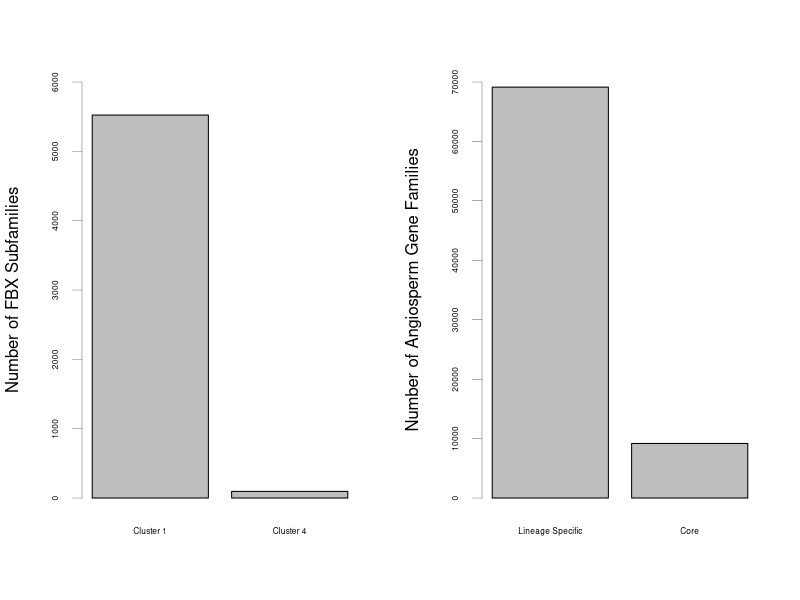

This chart was generated by the following R code: (Note: a time limit stopped this script after it produced the figure.)
#libraries

library("stringr")

	
####################### read in four clusters of subfamilies  ####################### 
 
	clusters<-read.table("Data_S6_Data_matrix_of_four_clusters_of_FBX_subfamilies.txt",header=T)

	table(clusters[,2])
			
	#	c_1  c_2  c_3  c_4 
	#	 95   45 5523  195 

	# Clusters are re ordered based on the mean number of species

	cluster1<-clusters[clusters[,1]==3,]
	cluster2<-clusters[clusters[,1]==4,]
	cluster3<-clusters[clusters[,1]==2,]
	cluster4<-clusters[clusters[,1]==1,]
	
	fbx_cluster1_4_size<-c(dim(cluster1)[1],dim(cluster4)[1])
	names(fbx_cluster1_4_size)<-c("Cluster 1","Cluster 4")

	angiosperm_lineage_specific_core_size<-as.numeric(c("69133","9178")) #see Li et al. (Plant Cell 2016(28):326-344) for the values
	names(angiosperm_lineage_specific_core_size)<-c("Lineage Specific","Core")
	
	pdf("Figure_S4_FBX_angiosperm_families_lineage_specificity_comparison.pdf",height=5,width=5);
			#
			par(mar=c(5.1,4.1,4.1,2.1), mgp=c(3,1,0), las=0)
			layout(matrix(c(1,2),nrow=1,ncol=2))
			barplot(fbx_cluster1_4_size,names.arg=names(fbx_cluster1_4_size),ylim=c(0,6000),ylab="Number of FBX Subfamilies",
						lwd = 0.3,cex.axis=0.5, cex.names=0.5,beside=TRUE)
			#
			barplot(angiosperm_lineage_specific_core_size,names.arg=names(angiosperm_lineage_specific_core_size),ylim=c(0,70000),
						ylab="Number of Angiosperm Gene Families",lwd = 0.3,cex.axis=0.5, cex.names=0.5,beside=TRUE)
	dev.off()

#########################################

 		#
		ortho<-read.delim("Data_S3_A_complete_list_of_5,858_orthoMCL_groups_of_FBX_genes.txt",header=F)
		library("stringr")

#
######################## Function for retrieving Arabidopsis FBX IDs in each subfamily ####################################
	
		ath_ortho_genes<-function(conserved_orthos){

			conserved_ath_ortho_genes<-c()

			for(i in 1:dim(ortho)[1]){
				b<-conserved_orthos[str_detect(ortho[i,],conserved_orthos)]	
				if(!identical(b, character(0)) && str_detect(ortho[i,],"Ath")){	
					conserved_ath_ortho_genes<-rbind(conserved_ath_ortho_genes,as.character(ortho[i,]))
									}						
								}		
			gene_array<-c()

			for(i in 1:dim(conserved_ath_ortho_genes)[1]){
					group<-conserved_ath_ortho_genes[i,]
					group<-unlist(strsplit(group," "))
					for(j in 1:length(group)){
						member<-gsub(".*\\|","",group[j])		
						if(str_detect(member,"Ath")){	
							gene<-cbind(group[1],member)
							gene_array<-rbind(gene_array,gene)		
									}
								}
						}	
			 gene_array	
			}


######################## RetrievE Arabidopsis FBX IDs in each cluster ####################################
		#
		ortho1<-rownames(cluster1)
		ortho2<-rownames(cluster2)
		ortho3<-rownames(cluster3)
		ortho4<-rownames(cluster4)
		
		ortho1_genes<-ath_ortho_genes(ortho1)
		ortho2_genes<-ath_ortho_genes(ortho2)
		ortho3_genes<-ath_ortho_genes(ortho3)
		ortho4_genes<-ath_ortho_genes(ortho4)
		
			
   		known_ids<-read.table("Data_S10_List_of_known_Arabidopsis_FBX_genes.txt", header=TRUE)
		
   		known_ortho1_genes<-ortho1_genes[ortho1_genes[,2]%in%known_ids[,3], ]
   		known_ortho2_genes<-ortho2_genes[ortho2_genes[,2]%in%known_ids[,3], ]
   		known_ortho3_genes<-ortho3_genes[ortho3_genes[,2]%in%known_ids[,3], ]
   		known_ortho4_genes<-ortho4_genes[ortho4_genes[,2]%in%known_ids[,3], ]
		
		
		ortho1_known_rate<-dim(known_ortho1_genes)[1]/dim(ortho1_genes)[1]*100
		ortho2_known_rate<-dim(known_ortho2_genes)[1]/dim(ortho2_genes)[1]*100
		ortho3_known_rate<-dim(known_ortho3_genes)[1]/dim(ortho3_genes)[1]*100
		ortho4_known_rate<-dim(known_ortho4_genes)[1]/dim(ortho4_genes)[1]*100
		
		
		ortho1_activities<-cbind(dim(known_ortho1_genes)[1],dim(ortho1_genes)[1])
		ortho2_activities<-cbind(dim(known_ortho2_genes)[1],dim(ortho2_genes)[1])
		ortho3_activities<-cbind(dim(known_ortho3_genes)[1],dim(ortho3_genes)[1])
		ortho4_activities<-cbind(dim(known_ortho4_genes)[1],dim(ortho4_genes)[1])
		   
		ath_fbx_activities<-rbind(ortho1_activities,ortho2_activities,ortho3_activities,ortho4_activities)
		   
		ath_fbx_unknown_known<-cbind((ath_fbx_activities[,2]-ath_fbx_activities[,1]),ath_fbx_activities[,1])
		rownames(ath_fbx_unknown_known)<-c("Cluster1","Cluster2","Cluster3","Cluster4")
		colnames(ath_fbx_unknown_known)<-c("unknown","known")
		
				
		barplot(t(ath_fbx_unknown_known),col=c("gray","white"),legend = colnames(ath_fbx_unknown_known))
	
		t(ath_fbx_unknown_known)
					
					#	        Cluster1 Cluster2 Cluster3 Cluster4
					#	unknown      270      247       34       78
					#	known         10       11        8       52
		
		pdf("Figure S14_ath_fbx_unknown_known_4_clusters.pdf",height=5,width=5)				
			barplot(t(ath_fbx_unknown_known),col=c("gray","white"),legend = colnames(ath_fbx_unknown_known))			
		dev.off()
		
